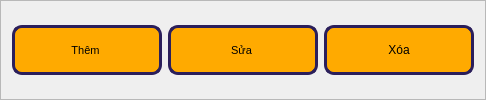
                        <widget class="QFrame" name="frame_44">
                         <property name="maximumSize">
                          <size>
                           <width>500</width>
                           <height>16777215</height>
                          </size>
                         </property>
                         <property name="styleSheet">
                          <string notr="true"/>
                         </property>
                         <property name="frameShape">
                          <enum>QFrame::StyledPanel</enum>
                         </property>
                         <property name="frameShadow">
                          <enum>QFrame::Raised</enum>
                         </property>
                         <layout class="QHBoxLayout" name="horizontalLayout_32">
                          <item alignment="Qt::AlignLeft">
                           <widget class="QPushButton" name="themHHBtn">
                            <property name="minimumSize">
                             <size>
                              <width>150</width>
                              <height>50</height>
                             </size>
                            </property>
                            <property name="maximumSize">
                             <size>
                              <width>100</width>
                              <height>16777215</height>
                             </size>
                            </property>
                            <property name="font">
                             <font>
                              <pointsize>8</pointsize>
                             </font>
                            </property>
                            <property name="styleSheet">
                             <string notr="true">background-color: rgb(255, 170, 0);
border:3px solid rgb(43,31,91);
border-radius:10px;</string>
                            </property>
                            <property name="text">
                             <string>Thêm </string>
                            </property>
                           </widget>
                          </item>
                          <item alignment="Qt::AlignRight">
                           <widget class="QPushButton" name="suaHHBtn">
                            <property name="minimumSize">
                             <size>
                              <width>150</width>
                              <height>50</height>
                             </size>
                            </property>
                            <property name="maximumSize">
                             <size>
                              <width>100</width>
                              <height>16777215</height>
                             </size>
                            </property>
                            <property name="font">
                             <font>
                              <pointsize>8</pointsize>
                             </font>
                            </property>
                            <property name="styleSheet">
                             <string notr="true">background-color: rgb(255, 170, 0);
border:3px solid rgb(43,31,91);
border-radius:10px;</string>
                            </property>
                            <property name="text">
                             <string>Sửa </string>
                            </property>
                           </widget>
                          </item>
                          <item>
                           <widget class="QPushButton" name="xoaHHBtn">
                            <property name="minimumSize">
                             <size>
                              <width>150</width>
                              <height>50</height>
                             </size>
                            </property>
                            <property name="maximumSize">
                             <size>
                              <width>100</width>
                              <height>16777215</height>
                             </size>
                            </property>
                            <property name="styleSheet">
                             <string notr="true">background-color: rgb(255, 170, 0);
border:3px solid rgb(43,31,91);
border-radius:10px;</string>
                            </property>
                            <property name="text">
                             <string>Xóa</string>
                            </property>
                           </widget>
                          </item>
                         </layout>
                        </widget>
